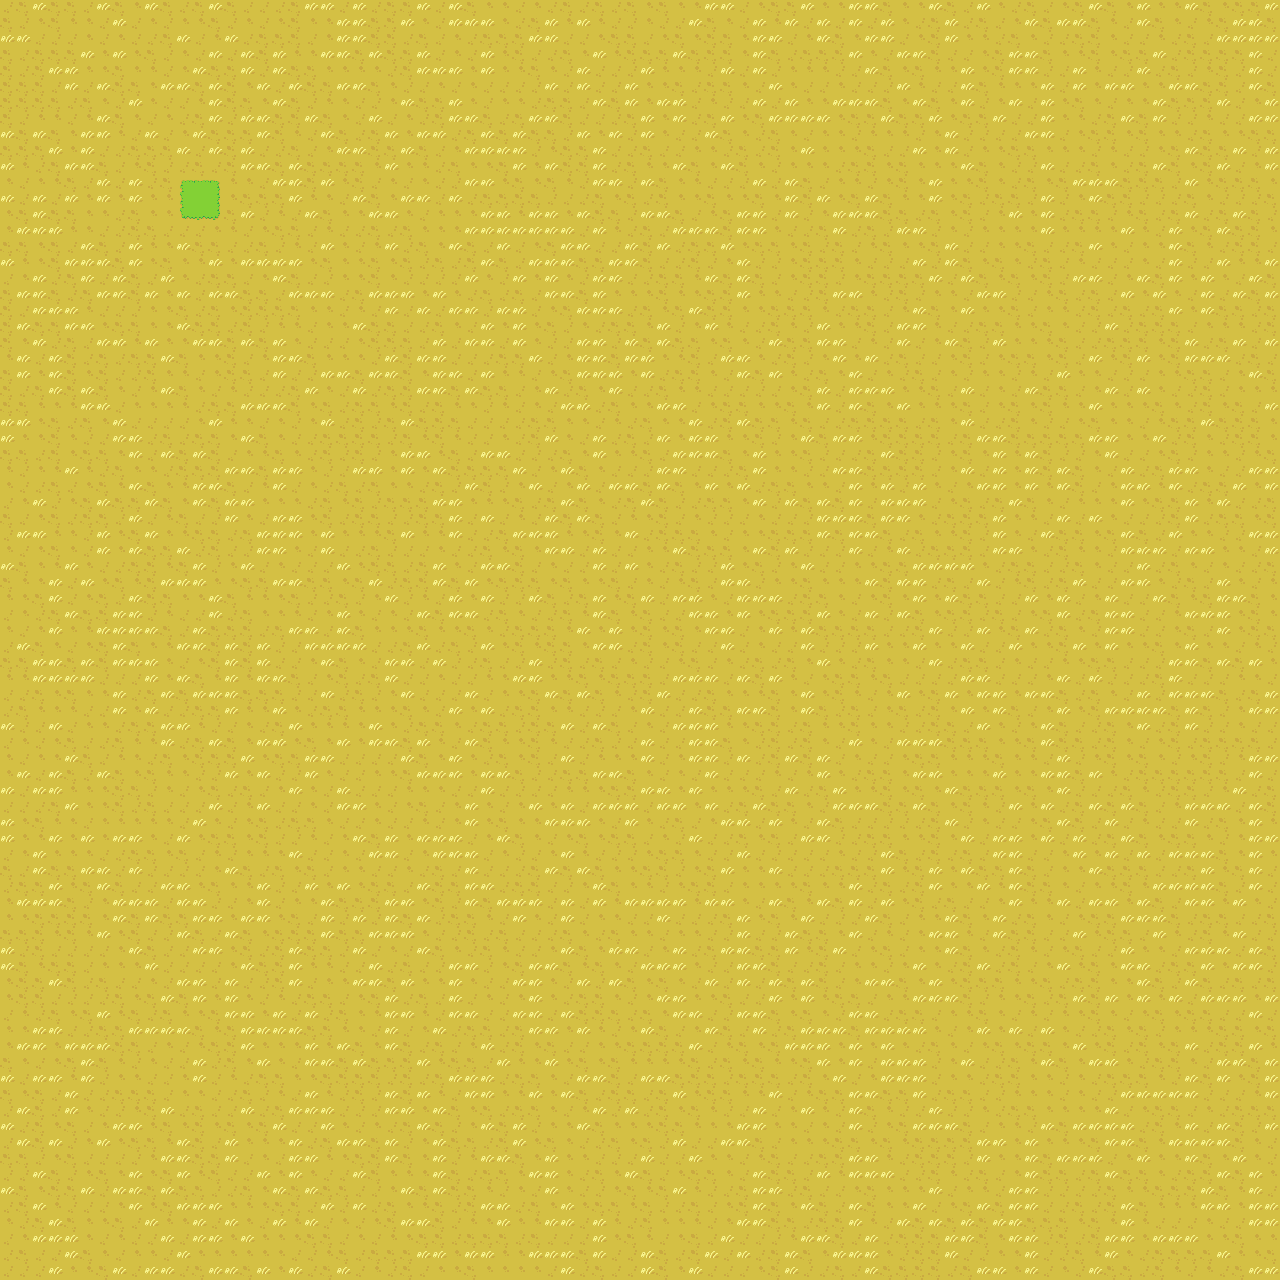

Below is a game level as drawn by its tile map, then a one-line description and the .tmx that defines it (tile-layer data replaced by summaries):
An orthogonal 80x80 tile map with 16x16 px tiles, 2 tile layers (bottom, top), 2 tilesets.

<map version="1.2" tiledversion="1.2.5" orientation="orthogonal" renderorder="left-down" width="80" height="80" tilewidth="16" tileheight="16" infinite="0" nextlayerid="5" nextobjectid="1">
 <tileset firstgid="1" name="overworld" tilewidth="16" tileheight="16" tilecount="189" columns="21">
  <image source="assets/overworld.png" width="336" height="144" />
  <tile id="0">
   <properties>
    <property name="collision" type="bool" value="true" />
   </properties>
  </tile>
  <tile id="1">
   <properties>
    <property name="collision" type="bool" value="true" />
   </properties>
  </tile>
  <tile id="2">
   <properties>
    <property name="collision" type="bool" value="true" />
   </properties>
  </tile>
  <tile id="5">
   <properties>
    <property name="collision" type="bool" value="true" />
   </properties>
  </tile>
  <tile id="6">
   <properties>
    <property name="collision" type="bool" value="true" />
   </properties>
  </tile>
  <tile id="7">
   <properties>
    <property name="collision" type="bool" value="true" />
   </properties>
  </tile>
  <tile id="21">
   <properties>
    <property name="collision" type="bool" value="true" />
   </properties>
  </tile>
  <tile id="23">
   <properties>
    <property name="collision" type="bool" value="true" />
   </properties>
  </tile>
  <tile id="26">
   <properties>
    <property name="collision" type="bool" value="true" />
   </properties>
  </tile>
  <tile id="28">
   <properties>
    <property name="collision" type="bool" value="true" />
   </properties>
  </tile>
  <tile id="42">
   <properties>
    <property name="collision" type="bool" value="true" />
   </properties>
  </tile>
  <tile id="43">
   <properties>
    <property name="collision" type="bool" value="true" />
   </properties>
  </tile>
  <tile id="44">
   <properties>
    <property name="collision" type="bool" value="true" />
   </properties>
  </tile>
  <tile id="47">
   <properties>
    <property name="collision" type="bool" value="true" />
   </properties>
  </tile>
  <tile id="48">
   <properties>
    <property name="collision" type="bool" value="true" />
   </properties>
  </tile>
  <tile id="49">
   <properties>
    <property name="collision" type="bool" value="true" />
   </properties>
  </tile>
  <tile id="52">
   <properties>
    <property name="collision" type="bool" value="true" />
   </properties>
  </tile>
  <tile id="53">
   <properties>
    <property name="collision" type="bool" value="true" />
   </properties>
  </tile>
  <tile id="54">
   <properties>
    <property name="collision" type="bool" value="true" />
   </properties>
  </tile>
  <tile id="55">
   <properties>
    <property name="collision" type="bool" value="true" />
   </properties>
  </tile>
  <tile id="70">
   <properties>
    <property name="collision" type="bool" value="true" />
   </properties>
  </tile>
  <tile id="73">
   <properties>
    <property name="collision" type="bool" value="true" />
   </properties>
  </tile>
  <tile id="74">
   <properties>
    <property name="collision" type="bool" value="true" />
   </properties>
  </tile>
  <tile id="75">
   <properties>
    <property name="collision" type="bool" value="true" />
   </properties>
  </tile>
  <tile id="76">
   <properties>
    <property name="collision" type="bool" value="true" />
   </properties>
  </tile>
  <tile id="94">
   <properties>
    <property name="collision" type="bool" value="true" />
   </properties>
  </tile>
  <tile id="95">
   <properties>
    <property name="collision" type="bool" value="true" />
   </properties>
  </tile>
  <tile id="96">
   <properties>
    <property name="collision" type="bool" value="true" />
   </properties>
  </tile>
  <tile id="97">
   <properties>
    <property name="collision" type="bool" value="true" />
   </properties>
  </tile>
  <tile id="115">
   <properties>
    <property name="collision" type="bool" value="true" />
   </properties>
  </tile>
  <tile id="116">
   <properties>
    <property name="collision" type="bool" value="true" />
   </properties>
  </tile>
  <tile id="117">
   <properties>
    <property name="collision" type="bool" value="true" />
   </properties>
  </tile>
  <tile id="118">
   <properties>
    <property name="collision" type="bool" value="true" />
   </properties>
  </tile>
  <tile id="126">
   <properties>
    <property name="collision" type="bool" value="true" />
   </properties>
  </tile>
  <tile id="127">
   <properties>
    <property name="collision" type="bool" value="true" />
   </properties>
  </tile>
  <tile id="128">
   <properties>
    <property name="collision" type="bool" value="true" />
   </properties>
  </tile>
  <tile id="136">
   <properties>
    <property name="collision" type="bool" value="true" />
   </properties>
  </tile>
  <tile id="137">
   <properties>
    <property name="collision" type="bool" value="true" />
   </properties>
  </tile>
  <tile id="138">
   <properties>
    <property name="collision" type="bool" value="true" />
   </properties>
  </tile>
  <tile id="139">
   <properties>
    <property name="collision" type="bool" value="true" />
   </properties>
  </tile>
  <tile id="147">
   <properties>
    <property name="collision" type="bool" value="true" />
   </properties>
  </tile>
  <tile id="149">
   <properties>
    <property name="collision" type="bool" value="true" />
   </properties>
  </tile>
  <tile id="157">
   <properties>
    <property name="collision" type="bool" value="true" />
   </properties>
  </tile>
  <tile id="158">
   <properties>
    <property name="collision" type="bool" value="true" />
   </properties>
  </tile>
  <tile id="159">
   <properties>
    <property name="collision" type="bool" value="true" />
   </properties>
  </tile>
  <tile id="160">
   <properties>
    <property name="collision" type="bool" value="true" />
   </properties>
  </tile>
  <tile id="168">
   <properties>
    <property name="collision" type="bool" value="true" />
   </properties>
  </tile>
  <tile id="169">
   <properties>
    <property name="collision" type="bool" value="true" />
   </properties>
  </tile>
  <tile id="170">
   <properties>
    <property name="collision" type="bool" value="true" />
   </properties>
  </tile>
  <tile id="171">
   <properties>
    <property name="collision" type="bool" value="true" />
   </properties>
  </tile>
  <tile id="172">
   <properties>
    <property name="collision" type="bool" value="true" />
   </properties>
  </tile>
  <tile id="178">
   <properties>
    <property name="collision" type="bool" value="true" />
   </properties>
  </tile>
  <tile id="179">
   <properties>
    <property name="collision" type="bool" value="true" />
   </properties>
  </tile>
  <tile id="180">
   <properties>
    <property name="collision" type="bool" value="true" />
   </properties>
  </tile>
  <tile id="181">
   <properties>
    <property name="collision" type="bool" value="true" />
   </properties>
  </tile>
 </tileset>
 <tileset firstgid="190" name="overworld" tilewidth="16" tileheight="16" tilecount="189" columns="21">
  <image source="assets/overworld.png" width="336" height="144" />
  <tile id="0">
   <properties>
    <property name="collision" type="bool" value="true" />
   </properties>
  </tile>
  <tile id="1">
   <properties>
    <property name="collision" type="bool" value="true" />
   </properties>
  </tile>
  <tile id="2">
   <properties>
    <property name="collision" type="bool" value="true" />
   </properties>
  </tile>
  <tile id="6">
   <properties>
    <property name="collision" type="bool" value="true" />
   </properties>
  </tile>
  <tile id="21">
   <properties>
    <property name="collision" type="bool" value="true" />
   </properties>
  </tile>
  <tile id="23">
   <properties>
    <property name="collision" type="bool" value="true" />
   </properties>
  </tile>
  <tile id="26">
   <properties>
    <property name="collision" type="bool" value="true" />
   </properties>
  </tile>
  <tile id="28">
   <properties>
    <property name="collision" type="bool" value="true" />
   </properties>
  </tile>
  <tile id="31">
   <properties>
    <property name="collision" type="bool" value="true" />
   </properties>
  </tile>
  <tile id="32">
   <properties>
    <property name="collision" type="bool" value="true" />
   </properties>
  </tile>
  <tile id="33">
   <properties>
    <property name="collision" type="bool" value="true" />
   </properties>
  </tile>
  <tile id="42">
   <properties>
    <property name="collision" type="bool" value="true" />
   </properties>
  </tile>
  <tile id="43">
   <properties>
    <property name="collision" type="bool" value="true" />
   </properties>
  </tile>
  <tile id="44">
   <properties>
    <property name="collision" type="bool" value="true" />
   </properties>
  </tile>
  <tile id="48">
   <properties>
    <property name="collision" type="bool" value="true" />
   </properties>
  </tile>
  <tile id="52">
   <properties>
    <property name="collision" type="bool" value="true" />
   </properties>
  </tile>
  <tile id="53">
   <properties>
    <property name="collision" type="bool" value="true" />
   </properties>
  </tile>
  <tile id="54">
   <properties>
    <property name="collision" type="bool" value="true" />
   </properties>
  </tile>
  <tile id="55">
   <properties>
    <property name="collision" type="bool" value="true" />
   </properties>
  </tile>
  <tile id="68">
   <properties>
    <property name="collision" type="bool" value="true" />
   </properties>
  </tile>
  <tile id="69">
   <properties>
    <property name="collision" type="bool" value="true" />
   </properties>
  </tile>
  <tile id="73">
   <properties>
    <property name="collision" type="bool" value="true" />
   </properties>
  </tile>
  <tile id="74">
   <properties>
    <property name="collision" type="bool" value="true" />
   </properties>
  </tile>
  <tile id="75">
   <properties>
    <property name="collision" type="bool" value="true" />
   </properties>
  </tile>
  <tile id="76">
   <properties>
    <property name="collision" type="bool" value="true" />
   </properties>
  </tile>
  <tile id="89">
   <properties>
    <property name="collision" type="bool" value="true" />
   </properties>
  </tile>
  <tile id="90">
   <properties>
    <property name="collision" type="bool" value="true" />
   </properties>
  </tile>
  <tile id="94">
   <properties>
    <property name="collision" type="bool" value="true" />
   </properties>
  </tile>
  <tile id="95">
   <properties>
    <property name="collision" type="bool" value="true" />
   </properties>
  </tile>
  <tile id="96">
   <properties>
    <property name="collision" type="bool" value="true" />
   </properties>
  </tile>
  <tile id="97">
   <properties>
    <property name="collision" type="bool" value="true" />
   </properties>
  </tile>
  <tile id="115">
   <properties>
    <property name="collision" type="bool" value="true" />
   </properties>
  </tile>
  <tile id="116">
   <properties>
    <property name="collision" type="bool" value="true" />
   </properties>
  </tile>
  <tile id="117">
   <properties>
    <property name="collision" type="bool" value="true" />
   </properties>
  </tile>
  <tile id="118">
   <properties>
    <property name="collision" type="bool" value="true" />
   </properties>
  </tile>
  <tile id="136">
   <properties>
    <property name="collision" type="bool" value="true" />
   </properties>
  </tile>
  <tile id="137">
   <properties>
    <property name="collision" type="bool" value="true" />
   </properties>
  </tile>
  <tile id="138">
   <properties>
    <property name="collision" type="bool" value="true" />
   </properties>
  </tile>
  <tile id="139">
   <properties>
    <property name="collision" type="bool" value="true" />
   </properties>
  </tile>
  <tile id="157">
   <properties>
    <property name="collision" type="bool" value="true" />
   </properties>
  </tile>
  <tile id="158">
   <properties>
    <property name="collision" type="bool" value="true" />
   </properties>
  </tile>
  <tile id="159">
   <properties>
    <property name="collision" type="bool" value="true" />
   </properties>
  </tile>
  <tile id="160">
   <properties>
    <property name="collision" type="bool" value="true" />
   </properties>
  </tile>
  <tile id="178">
   <properties>
    <property name="collision" type="bool" value="true" />
   </properties>
  </tile>
  <tile id="179">
   <properties>
    <property name="collision" type="bool" value="true" />
   </properties>
  </tile>
  <tile id="180">
   <properties>
    <property name="collision" type="bool" value="true" />
   </properties>
  </tile>
  <tile id="181">
   <properties>
    <property name="collision" type="bool" value="true" />
   </properties>
  </tile>
 </tileset>
 <layer id="3" name="bottom" width="80" height="80">
  <data>[6400 cells, 6400 non-empty, 4 distinct tile ids]</data>
 </layer>
 <layer id="4" name="top" width="80" height="80">
  <data>[6400 cells, 9 non-empty, 9 distinct tile ids]</data>
 </layer>
</map>
